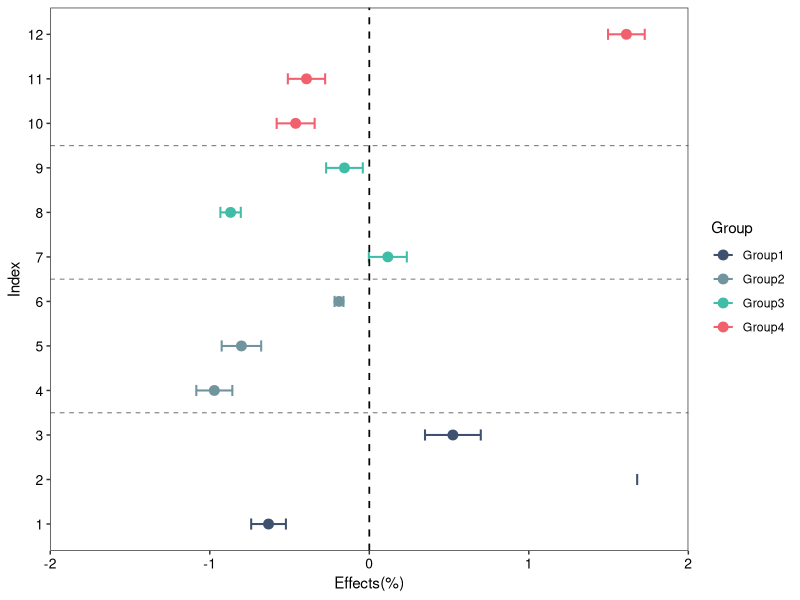
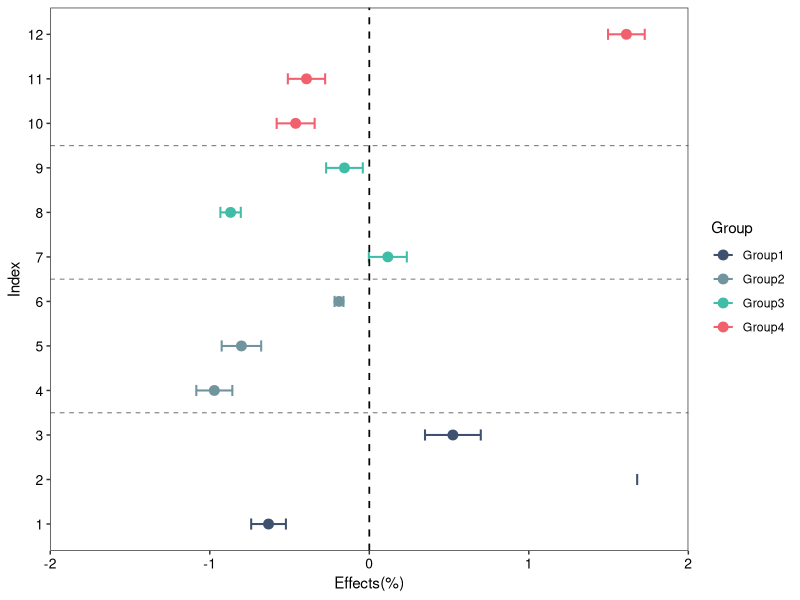
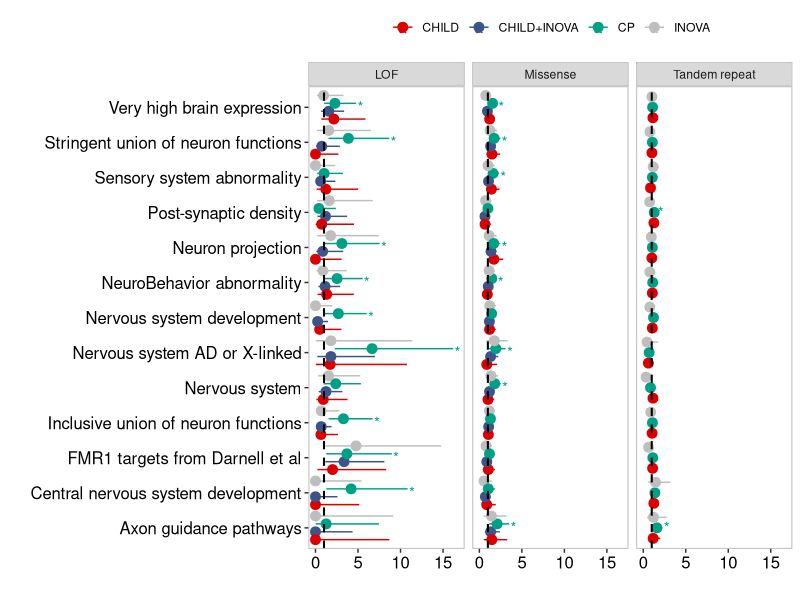

Generate these figures, in order, with R:
## ---- chunk 1
knitr::opts_chunk$set(
	echo=T, comment=NA, message=F, warning=F,
	fig.align="center", fig.width=5, fig.height=3, dpi=300)
## ---- chunk 2
# 加载包
# Load packages
library(ggplot2)

# 加载数据
# Load data
df <- read.csv("test/test_otu.csv", row.names = 1)

# 构建数据框
# Construct dataframe
plot_data <- df[101:112, c(7, 12)]
colnames(plot_data) <- c("Microbes", "error_bar")
plot_data <- as.data.frame(scale(plot_data))

# 错误条数据 (这里使用数据/5作为错误条，实际上应自行计算)
# Error bar data (here use data/5 as error bar, in reality should calculate yourself)
plot_data$error_bar <- plot_data$error_bar / 5

# 选择数据作为 Y 轴
# Select data as Y axis
Factor <- as.data.frame(c(1:12))
plot_data <- cbind(plot_data, Factor)

# 设置组和颜色
# Set group and color
Group <- as.data.frame(c(rep("Group1", 3), rep("Group2", 3), rep("Group3", 3), rep("Group4", 3)))
plot_data <- cbind(plot_data, Group)
colnames(plot_data) <- c("Microbes", "Error_bar", "Factor", "Group")
plot_data$Factor <- as.factor(plot_data$Factor)

# 绘图
# Plot
p1 <- ggplot(plot_data, aes(Microbes, Factor)) +
  geom_point(size = 3, aes(color = Group)) +
  geom_errorbar(aes(xmin = Microbes - Error_bar, xmax = Microbes + Error_bar, color = Group), width = 0.25, cex = 0.7) +
  labs(y = "Index", x = "Effects(%)") +
  geom_vline(aes(xintercept = 0), size = 0.6, linetype = "dashed", colour = "gray2") +
  geom_hline(aes(yintercept = 3.5), size = 0.4, linetype = "dashed", colour = "gray52") +
  geom_hline(aes(yintercept = 6.5), size = 0.4, linetype = "dashed", colour = "gray52") +
  geom_hline(aes(yintercept = 9.5), size = 0.4, linetype = "dashed", colour = "gray52") +
  scale_x_continuous(expand = c(0, 0), limit = c(-2, 2)) +
  scale_color_manual(values = c("#3E516F", "#71959F", "#3FBDA7", "#F1606C")) + # 颜色设置
  theme_bw() + 
  theme(panel.grid.major = element_blank(), panel.grid.minor = element_blank()) +
  theme(axis.text = element_text(colour = 'black', size = 10))

# 保存图像
# Save plot
ggsave(filename = "Error_bar_plot01.pdf", plot = p1, width = 7, height = 5, useDingbats = FALSE, limitsize = FALSE)

# 显示图像
# Display plot
p1

## ---- chunk 3
# 加载数据
# Load data
df <- read.csv("41588_2024_1686_MOESM7_ESM.csv")

# 基础绘图
# Basic plot
p <- ggplot(data = df, aes(x = OR, y = geneset, fill = set)) +
  geom_errorbarh(aes(xmin = lower, xmax = upper, color = set), height = 0, show.legend = FALSE, position = position_dodge(0.9)) +
  geom_point(position = position_dodge(0.9), aes(color = set), size = 3, show.legend = TRUE)

# 美化图形
# Enhance plot appearance
p2 <- ggplot(data = df, aes(x = OR, y = geneset, fill = set, color = set)) +
  geom_errorbarh(aes(xmin = lower, xmax = upper), height = 0, show.legend = TRUE, position = position_dodge(0.9)) +
  geom_point(position = position_dodge(0.9), size = 3) +
  geom_vline(xintercept = 0.5, linetype = "dashed", color = "gray", size = 0.7) +
  scale_fill_manual(values = c("#DC0000FF", "#3C5488FF", "#00A087FF", "gray")) +
  scale_color_manual(values = c("#DC0000FF", "#3C5488FF", "#00A087FF", "gray")) +
  theme(panel.grid = element_blank(), 
        panel.background = element_blank(), 
        panel.border = element_rect(color = "gray", fill = NA, size = 0.7),
        axis.text.x = element_text(size = 12, color = "black", angle = 0, margin = margin(t = 2)), # 设置X轴刻度文本与刻度线距离
        axis.text.y = element_text(size = 12, colour = "black"),
        axis.title.y = element_text(size = 14),
        axis.ticks.length = unit(0.1, "cm")) +
  labs(x = "", y = "") +
  guides(color = guide_legend(title = NULL), fill = guide_legend(title = NULL))

# 分面及分面标签
# Facet and facet labels
vline_data <- data.frame(
  group = c("LOF", "Missense", "Tandem repeat"),  # 替换为你的分面组
  xintercept = c(1, 1, 1)  # 对应的垂直线位置
)

# 完整图形，包括分面和标签
# Complete plot with facets and labels
p3 <- ggplot(data = df, aes(x = OR, y = geneset, fill = set, color = set)) +
  geom_errorbarh(aes(xmin = lower, xmax = upper), height = 0, show.legend = TRUE, position = position_dodge(0.9)) +
  geom_point(position = position_dodge(0.9), size = 3) +
  geom_vline(data = vline_data, aes(xintercept = xintercept), linetype = "dashed", color = "black", size = 0.7) +
  facet_wrap(~variant) +
  # geom_text(data = ann_text,label="*") +
  scale_fill_manual(values = c("#DC0000FF", "#3C5488FF", "#00A087FF", "gray")) +
  scale_color_manual(values = c("#DC0000FF", "#3C5488FF", "#00A087FF", "gray")) +
  theme(panel.grid = element_blank(),
        panel.background = element_blank(),
        panel.border = element_rect(color = "gray", fill = NA, size = 0.7),
        axis.text.x = element_text(size = 12, color = "black", angle = 0, margin = margin(t = 2)),
        axis.text.y = element_text(size = 12, colour = "black"),
        axis.title.y = element_text(size = 14),
        axis.ticks.length = unit(0.1, "cm"),
        legend.position = "top",
        legend.direction = "horizontal",
        strip.background = element_rect(color = "gray")) +
  geom_text(aes(label = significant, x = upper + 0.5)) +
  labs(x = "", y = "") +
  guides(color = guide_legend(title = NULL), fill = guide_legend(title = NULL))

# 保存图形
# Save plot
ggsave(filename = "Error_bar_plot02.pdf", plot = p3, width = 10, height = 7, useDingbats = FALSE, limitsize = FALSE)

